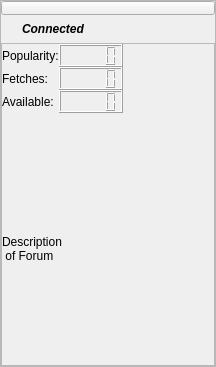
<ui version="4.0" >
 <class>ChanMenuItem</class>
 <widget class="QWidget" name="ChanMenuItem" >
  <property name="geometry" >
   <rect>
    <x>0</x>
    <y>0</y>
    <width>216</width>
    <height>367</height>
   </rect>
  </property>
  <property name="windowTitle" >
   <string>Form</string>
  </property>
  <layout class="QGridLayout" >
   <property name="leftMargin" >
    <number>0</number>
   </property>
   <property name="topMargin" >
    <number>0</number>
   </property>
   <property name="rightMargin" >
    <number>0</number>
   </property>
   <property name="bottomMargin" >
    <number>0</number>
   </property>
   <item row="0" column="0" >
    <widget class="QFrame" name="frame" >
     <property name="sizePolicy" >
      <sizepolicy vsizetype="Preferred" hsizetype="Expanding" >
       <horstretch>0</horstretch>
       <verstretch>0</verstretch>
      </sizepolicy>
     </property>
     <property name="frameShape" >
      <enum>QFrame::StyledPanel</enum>
     </property>
     <property name="frameShadow" >
      <enum>QFrame::Raised</enum>
     </property>
     <layout class="QHBoxLayout" >
      <property name="spacing" >
       <number>0</number>
      </property>
      <property name="leftMargin" >
       <number>0</number>
      </property>
      <property name="topMargin" >
       <number>0</number>
      </property>
      <property name="rightMargin" >
       <number>0</number>
      </property>
      <property name="bottomMargin" >
       <number>0</number>
      </property>
      <item>
       <layout class="QVBoxLayout" >
        <property name="spacing" >
         <number>0</number>
        </property>
        <item>
         <widget class="QPushButton" name="expandButton" >
          <property name="sizePolicy" >
           <sizepolicy vsizetype="Fixed" hsizetype="Expanding" >
            <horstretch>0</horstretch>
            <verstretch>0</verstretch>
           </sizepolicy>
          </property>
          <property name="maximumSize" >
           <size>
            <width>16777215</width>
            <height>14</height>
           </size>
          </property>
          <property name="toolTip" >
           <string>Expand</string>
          </property>
          <property name="text" >
           <string/>
          </property>
          <property name="icon" >
           <iconset/>
          </property>
         </widget>
        </item>
        <item>
         <layout class="QHBoxLayout" >
          <property name="spacing" >
           <number>0</number>
          </property>
          <item>
           <spacer>
            <property name="orientation" >
             <enum>Qt::Horizontal</enum>
            </property>
            <property name="sizeType" >
             <enum>QSizePolicy::Fixed</enum>
            </property>
            <property name="sizeHint" >
             <size>
              <width>21</width>
              <height>28</height>
             </size>
            </property>
           </spacer>
          </item>
          <item>
           <widget class="QLabel" name="titleLabel" >
            <property name="sizePolicy" >
             <sizepolicy vsizetype="Minimum" hsizetype="Minimum" >
              <horstretch>0</horstretch>
              <verstretch>0</verstretch>
             </sizepolicy>
            </property>
            <property name="maximumSize" >
             <size>
              <width>200</width>
              <height>16777215</height>
             </size>
            </property>
            <property name="font" >
             <font>
              <weight>75</weight>
              <italic>true</italic>
              <bold>true</bold>
             </font>
            </property>
            <property name="text" >
             <string>Connected</string>
            </property>
           </widget>
          </item>
          <item>
           <spacer>
            <property name="orientation" >
             <enum>Qt::Horizontal</enum>
            </property>
            <property name="sizeType" >
             <enum>QSizePolicy::Expanding</enum>
            </property>
            <property name="sizeHint" >
             <size>
              <width>341</width>
              <height>28</height>
             </size>
            </property>
           </spacer>
          </item>
         </layout>
        </item>
        <item>
         <widget class="QFrame" name="expandFrame" >
          <property name="frameShape" >
           <enum>QFrame::StyledPanel</enum>
          </property>
          <property name="frameShadow" >
           <enum>QFrame::Raised</enum>
          </property>
          <layout class="QVBoxLayout" >
           <property name="spacing" >
            <number>0</number>
           </property>
           <property name="leftMargin" >
            <number>0</number>
           </property>
           <property name="topMargin" >
            <number>0</number>
           </property>
           <property name="rightMargin" >
            <number>0</number>
           </property>
           <property name="bottomMargin" >
            <number>0</number>
           </property>
           <item>
            <layout class="QGridLayout" >
             <property name="horizontalSpacing" >
              <number>0</number>
             </property>
             <property name="verticalSpacing" >
              <number>0</number>
             </property>
             <item row="0" column="0" colspan="2" >
              <widget class="QLabel" name="label" >
               <property name="text" >
                <string>Popularity:</string>
               </property>
              </widget>
             </item>
             <item row="0" column="2" >
              <widget class="QLCDNumber" name="pop_lcd" />
             </item>
             <item row="1" column="0" colspan="2" >
              <widget class="QLabel" name="label_2" >
               <property name="text" >
                <string>Fetches:</string>
               </property>
              </widget>
             </item>
             <item row="1" column="2" >
              <widget class="QLCDNumber" name="fetches_lcd" />
             </item>
             <item row="2" column="0" colspan="2" >
              <widget class="QLabel" name="label_4" >
               <property name="text" >
                <string>Available:</string>
               </property>
              </widget>
             </item>
             <item row="2" column="2" >
              <widget class="QLCDNumber" name="avail_lcd" />
             </item>
             <item row="1" column="3" >
              <spacer>
               <property name="orientation" >
                <enum>Qt::Horizontal</enum>
               </property>
               <property name="sizeHint" >
                <size>
                 <width>40</width>
                 <height>20</height>
                </size>
               </property>
              </spacer>
             </item>
             <item row="0" column="3" >
              <spacer>
               <property name="orientation" >
                <enum>Qt::Horizontal</enum>
               </property>
               <property name="sizeHint" >
                <size>
                 <width>40</width>
                 <height>20</height>
                </size>
               </property>
              </spacer>
             </item>
             <item row="2" column="3" >
              <spacer>
               <property name="orientation" >
                <enum>Qt::Horizontal</enum>
               </property>
               <property name="sizeHint" >
                <size>
                 <width>40</width>
                 <height>20</height>
                </size>
               </property>
              </spacer>
             </item>
            </layout>
           </item>
           <item>
            <layout class="QHBoxLayout" >
             <property name="spacing" >
              <number>0</number>
             </property>
             <item>
              <widget class="QLabel" name="chanIcon" >
               <property name="sizePolicy" >
                <sizepolicy vsizetype="Preferred" hsizetype="Preferred" >
                 <horstretch>0</horstretch>
                 <verstretch>0</verstretch>
                </sizepolicy>
               </property>
               <property name="text" >
                <string/>
               </property>
               <property name="pixmap" >
                <pixmap resource="../images.qrc" >:/images/friendsfolder24.png</pixmap>
               </property>
               <property name="scaledContents" >
                <bool>true</bool>
               </property>
              </widget>
             </item>
             <item>
              <spacer>
               <property name="orientation" >
                <enum>Qt::Horizontal</enum>
               </property>
               <property name="sizeHint" >
                <size>
                 <width>40</width>
                 <height>20</height>
                </size>
               </property>
              </spacer>
             </item>
            </layout>
           </item>
           <item>
            <widget class="QLabel" name="descLabel" >
             <property name="sizePolicy" >
              <sizepolicy vsizetype="Expanding" hsizetype="MinimumExpanding" >
               <horstretch>0</horstretch>
               <verstretch>0</verstretch>
              </sizepolicy>
             </property>
             <property name="maximumSize" >
              <size>
               <width>200</width>
               <height>16777215</height>
              </size>
             </property>
             <property name="text" >
              <string>Description 
 of Forum</string>
             </property>
             <property name="wordWrap" >
              <bool>true</bool>
             </property>
            </widget>
           </item>
          </layout>
         </widget>
        </item>
       </layout>
      </item>
     </layout>
    </widget>
   </item>
  </layout>
 </widget>
 <resources>
  <include location="../images.qrc" />
 </resources>
 <connections/>
</ui>
